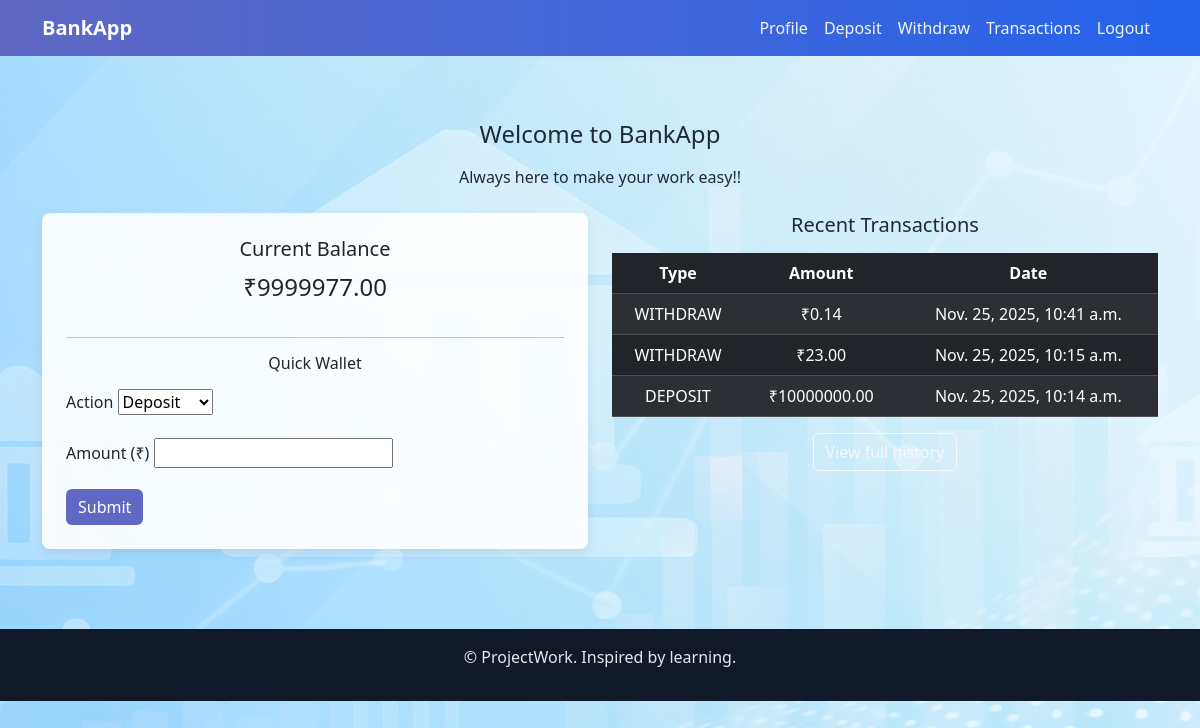
Screenshot of / (signed in) with the database file from the repository.
### core/models.py (models this page shows, shortened)
class Account(models.Model):
    user = models.OneToOneField(User, on_delete=models.CASCADE)
    balance = models.DecimalField(max_digits=10, decimal_places=2, default=0.00)

class Transaction(models.Model):
    account = models.ForeignKey(Account, on_delete=models.CASCADE, related_name='transactions')
    amount = models.DecimalField(max_digits=10, decimal_places=2)
    transaction_type = models.CharField(max_length=10, choices=[('DEPOSIT', 'Deposit'), ('WITHDRAW', 'Withdraw')])
    timestamp = models.DateTimeField(auto_now_add=True)

### core/views.py (the view)
# urls.py: 2. Add a URL to urlpatterns:  path('', views.home, name='home')
def home(request):
    if not request.user.is_authenticated:
        return render(request, 'home.html')
    account, _ = Account.objects.get_or_create(user=request.user, defaults={'balance': 0.00})
    transactions = account.transactions.all().order_by('-timestamp')[:5]
    if request.method == 'POST':
        form = QuickWalletForm(request.POST)
        if form.is_valid():
            action = form.cleaned_data['action']
            amount = form.cleaned_data['amount']
            if action == 'DEPOSIT':
                account.balance += amount
                account.save()
                Transaction.objects.create(account=account, amount=amount, transaction_type='DEPOSIT')
                messages.success(request, f'Deposited ₹{amount} successfully!')
            elif action == 'WITHDRAW':
                if account.balance >= amount:
                    account.balance -= amount
                    account.save()
                    Transaction.objects.create(account=account, amount=amount, transaction_type='WITHDRAW')
                    messages.success(request, f'Withdrew ₹{amount} successfully!')
                else:
                    messages.error(request, 'Insufficient balance!')
            return redirect('home')
        else:
            messages.error(request, 'Please enter a valid amount.')
    else:
        form = QuickWalletForm()
    return render(request, 'home.html', {
        'balance': account.balance,
        'transactions': transactions,
        'quick_form': form,
    })

### core/forms.py
class QuickWalletForm(forms.Form):
    ACTIONS = (
        ('DEPOSIT', 'Deposit'),
        ('WITHDRAW', 'Withdraw'),
    )
    action = forms.ChoiceField(choices=ACTIONS)
    amount = forms.DecimalField(min_value=0.01, max_digits=10, decimal_places=2)

### templates/home.html (shortened to what this page needs)
{% extends 'base.html' %}
{% block content %}
<div class="text-center">
  <h1 class="h4 mb-3">Welcome to BankApp</h1>
  <p class="mb-4">Always here to make your work easy!!</p>
  {% if user.is_authenticated %}
    <div class="row g-4">
      <div class="col-12 col-lg-6">
        <div class="card p-4">
          <h2 class="h5">Current Balance</h2>
          <p class="fs-4">₹{{ balance }}</p>
          <hr>
          <h3 class="h6 mb-3">Quick Wallet</h3>
          <form method="post" class="text-start">
            <div class="mb-3">
              <label class="form-label">Action</label>
              {{ quick_form.action }}
            </div>
            <div class="mb-3">
              <label class="form-label">Amount (₹)</label>
              {{ quick_form.amount }}
            </div>
            <button type="submit" class="btn btn-primary">Submit</button>
          </form>
        </div>
      </div>
      <div class="col-12 col-lg-6">
        <h3 class="h5 mb-3">Recent Transactions</h3>
        <table class="table table-dark table-striped">
          <thead>
            <tr>
              <th>Type</th>
              <th>Amount</th>
              <th>Date</th>
            </tr>
          </thead>
          <tbody>
            {% for t in transactions %}
            <tr>
              <td>{{ t.transaction_type }}</td>
              <td>₹{{ t.amount }}</td>
              <td>{{ t.timestamp }}</td>
            </tr>
            {% empty %}
            <tr><td colspan="3">No transactions yet.</td></tr>
            {% endfor %}
          </tbody>
        </table>
        <a class="btn btn-outline-light" href="{% url 'transactions' %}">View full history</a>
      </div>
    </div>
  {% else %}
    <a class="btn btn-primary" href="{% url 'login' %}">Login to Continue</a>
  {% endif %}
</div>
{% endblock %}

### rows the page displays
Account: balance "9999977.00"
Transaction: transaction_type "WITHDRAW", amount "0.14", timestamp "Nov. 25, 2025, 10:41 a.m."
Transaction: transaction_type "WITHDRAW", amount "23.00", timestamp "Nov. 25, 2025, 10:15 a.m."
Transaction: transaction_type "DEPOSIT", amount "10000000.00", timestamp "Nov. 25, 2025, 10:14 a.m."
